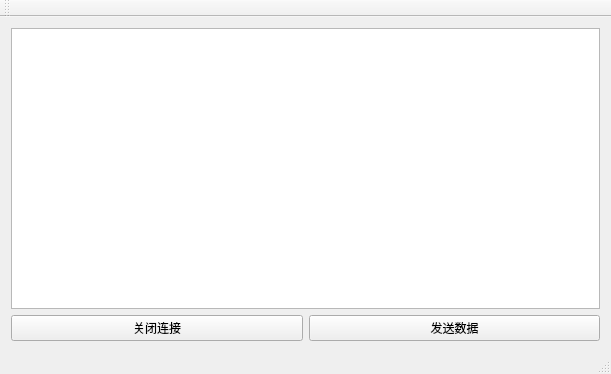
<?xml version="1.0" encoding="UTF-8"?>
<ui version="4.0">
 <class>MainWindow</class>
 <widget class="QMainWindow" name="MainWindow">
  <property name="geometry">
   <rect>
    <x>0</x>
    <y>0</y>
    <width>611</width>
    <height>374</height>
   </rect>
  </property>
  <property name="windowTitle">
   <string>MainWindow</string>
  </property>
  <widget class="QWidget" name="centralWidget">
   <layout class="QGridLayout" name="gridLayout">
    <item row="2" column="0">
     <widget class="QPushButton" name="connectBtn">
      <property name="text">
       <string>关闭连接</string>
      </property>
     </widget>
    </item>
    <item row="2" column="1">
     <widget class="QPushButton" name="sendBtn">
      <property name="text">
       <string>发送数据</string>
      </property>
     </widget>
    </item>
    <item row="0" column="0" rowspan="2" colspan="2">
     <widget class="QTextEdit" name="textEdit"/>
    </item>
   </layout>
  </widget>
  <widget class="QMenuBar" name="menuBar">
   <property name="geometry">
    <rect>
     <x>0</x>
     <y>0</y>
     <width>611</width>
     <height>26</height>
    </rect>
   </property>
  </widget>
  <widget class="QToolBar" name="mainToolBar">
   <attribute name="toolBarArea">
    <enum>TopToolBarArea</enum>
   </attribute>
   <attribute name="toolBarBreak">
    <bool>false</bool>
   </attribute>
  </widget>
  <widget class="QStatusBar" name="statusBar"/>
 </widget>
 <layoutdefault spacing="6" margin="11"/>
 <resources/>
 <connections/>
</ui>
